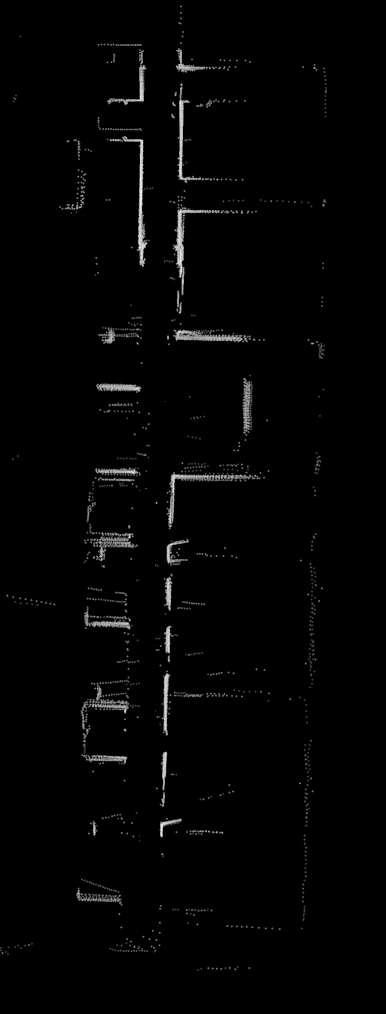
#> input picture image.png, 772 x 2028 px (shown at 1/2 size)
$ python temp.py
#> lines starting #> are read from the running program, lines starting #| are printed output that depends on the picture; after the words box and inside, x2 and y2 are one past the last pixel; in counts of white or black regions, pixels touching at a corner belong together
#test 1
import cv2
import numpy as np
from matplotlib import pyplot as plt

image1 = cv2.imread("image.png")
#> image1 is the input picture: shape (2028, 772, 3); min 0, max 250, mean 3.6
image2 = cv2.imread("images/image7.png")
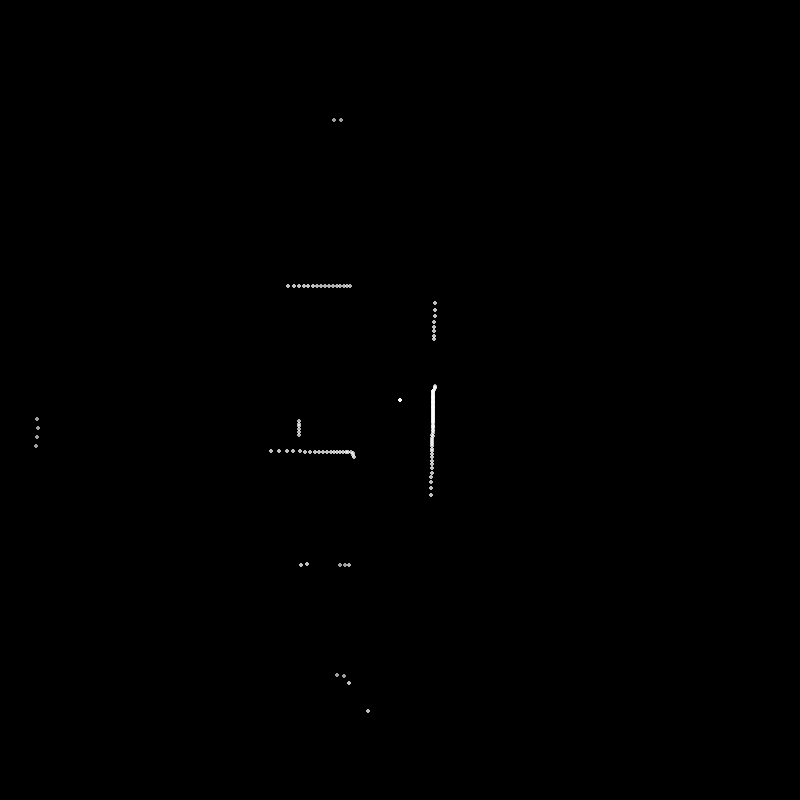
#> input picture images/image7.png, 800 x 800 px
#> image2 is the input picture: shape (800, 800, 3); min 0, max 255, mean 0.4
print(image2.shape[+1::-1])
#| (800, 800)
image2 = image2[275:250+300, 250:250+250]
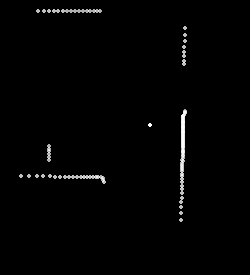
#> image2: shape (275, 250, 3); min 0, max 255, mean 2.9
w,h = image2.shape[+1::-1]
#> w = 250; h = 275

res = cv2.matchTemplate(image1,image2,cv2.TM_CCORR_NORMED)
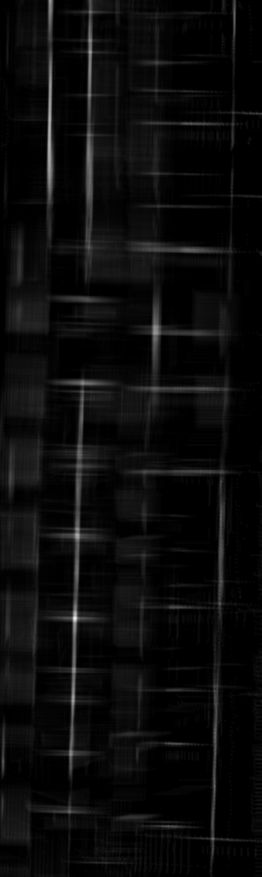
#> res: shape (1754, 523) float32 (shown at 1/2 size); min -1.99e-07, max 0.51, mean 0.0223; drawn with min black and max white
threshold = 0.5
loc = np.where( res>=threshold)
#> loc = ([1236, 1237], [149, 149])
for pt in zip(*loc[::-1]):
    print(pt)
    cv2.rectangle(image1, pt, (pt[0] +w, pt[1] +h), (0,0,255), 2)
    break
#> this loop made 1 pass
#> pt on pass 1: (149, 1236)
#| (149, 1236)
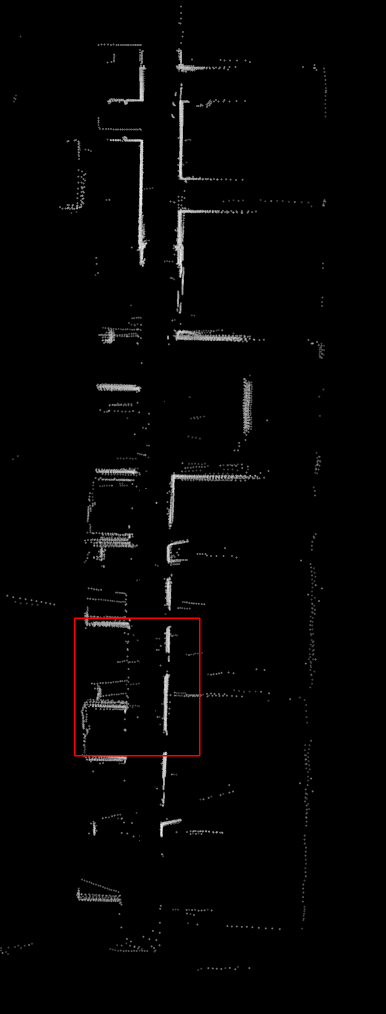
#> image1: shape (2028, 772, 3) (shown at 1/2 size); 0.2% of pixels changed, all inside (x1, y1, x2, y2) = (148, 1235, 401, 1513)

cv2.imshow('res.png', image1)
cv2.imshow('search.png', image2)
cv2.waitKey(0)

# [78 lines of commented-out code are left out]
